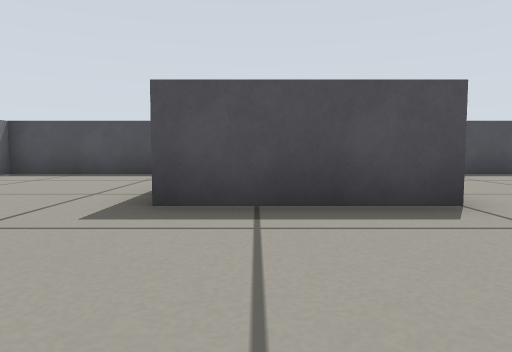
View 1 (above)

19 first-person views from a walk through a world built for the Gazebo simulator. The camera is 0.27 m above the floor, tilts 4° down and sees 70° across. The floor is counted in squares, 0.5 m on a side. Each view is taken from the middle of a square. On the plan, view 1 faces up. The plan holds only what a view shows up to about 9 squares ahead; the rest is blank.

View 2
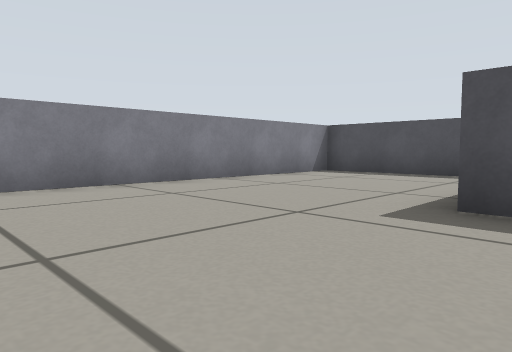

View 3
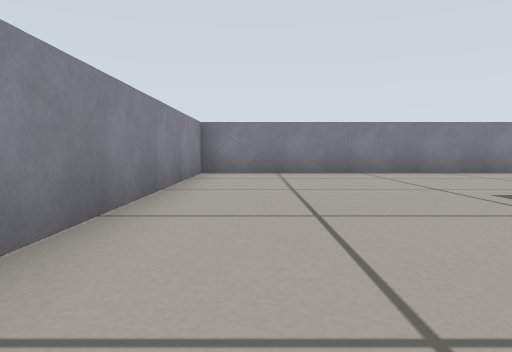

View 4
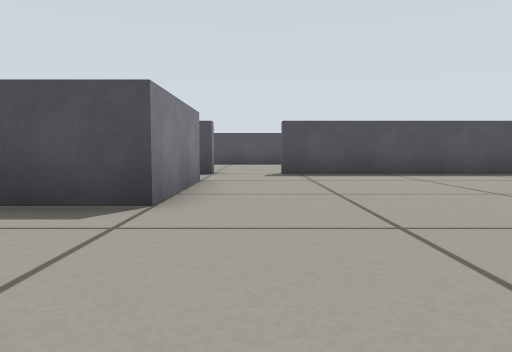

View 5
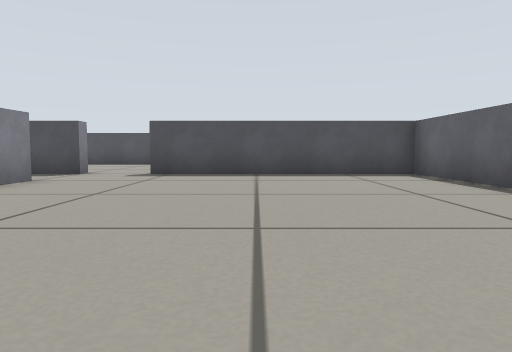

View 6
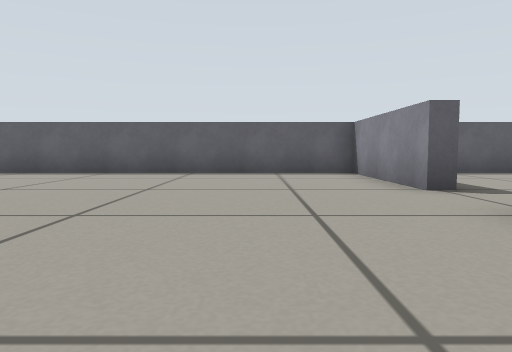

View 7
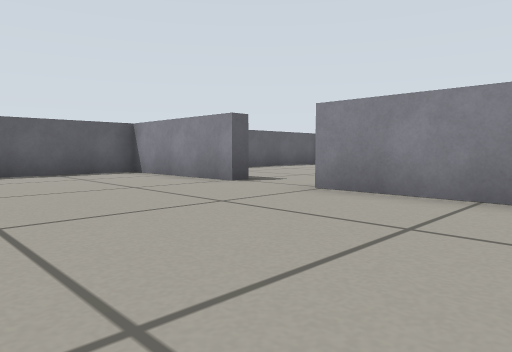

View 8
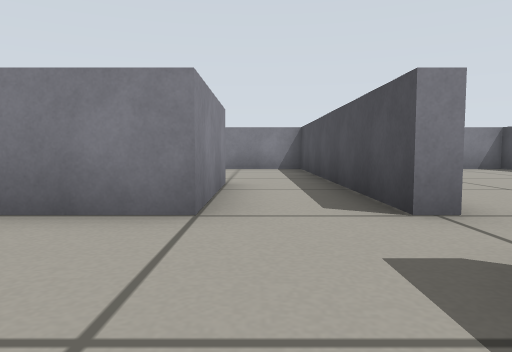

View 9
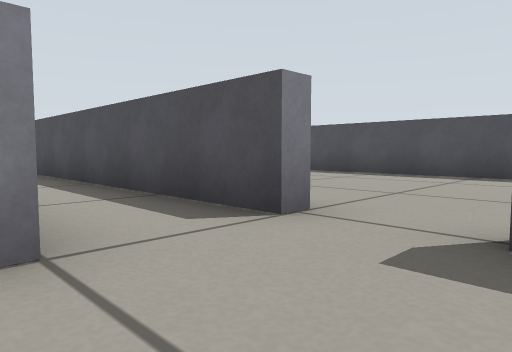

View 10
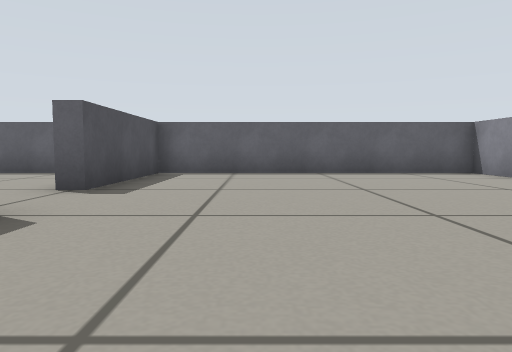

View 11
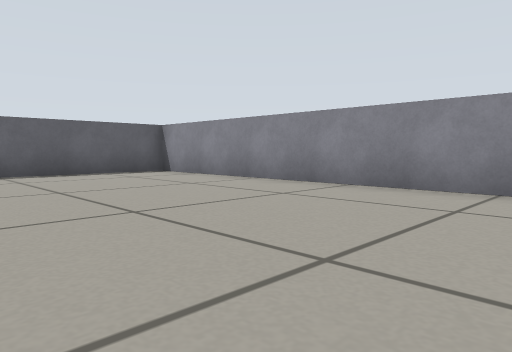

View 12
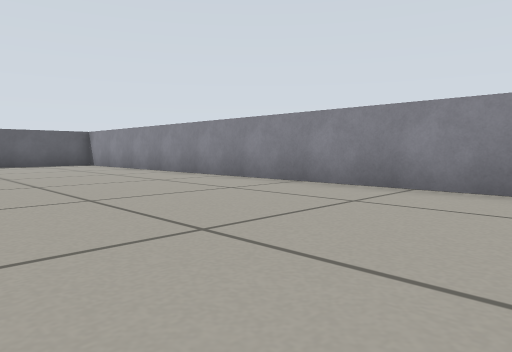

View 13
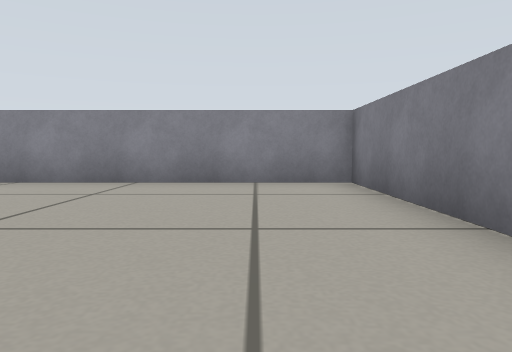

View 14
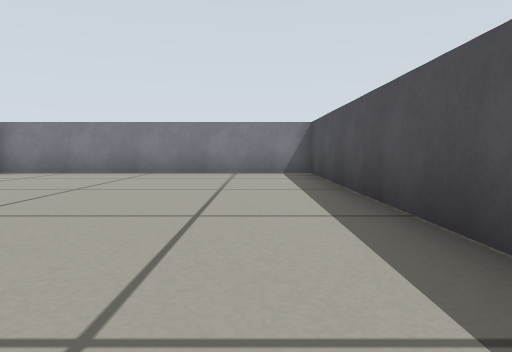

View 15
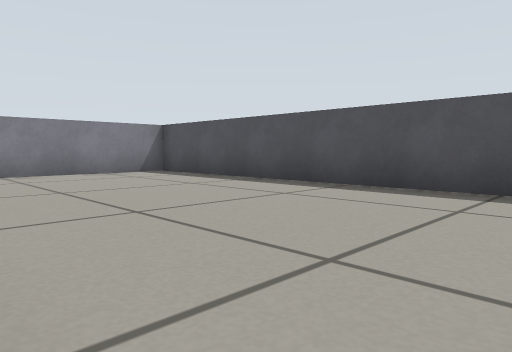

View 16
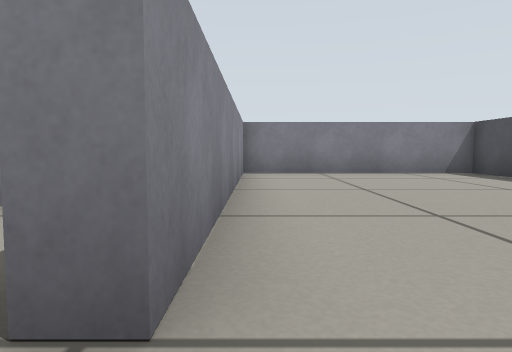

View 17
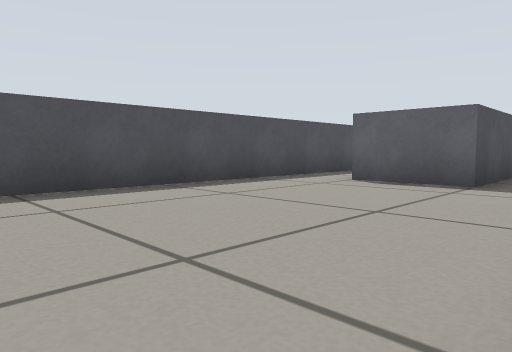

View 18
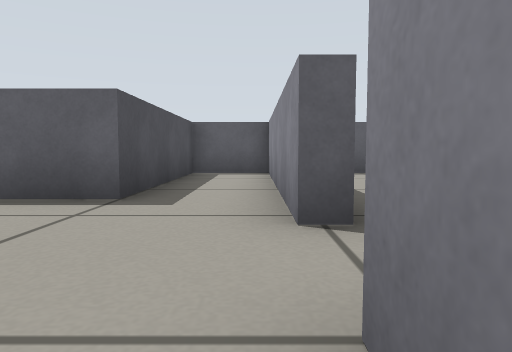

View 19
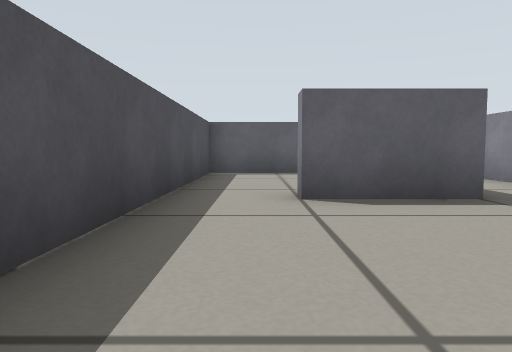

### Floor plan
Ten units are one square. View 1 is at (0, 0); x grows to the right and y downward. Boxes are objects, and circles mark ways between rooms. Rooms are numbered by the first view taken in them; rooms with no view inside come last. Other rooms are left out.
<svg viewBox="-61 -146 162 242">
<path fill="none" stroke="#000" d="M20 -83 -56 -83 -56 13 41 13M59 17 59 13 96 13 96 -83 36 -83M12 17 -56 17 -56 91 96 91 96 17 59 17M36 -83 36 -87 96 -87 96 -105 50 -105 50 -125M56 -141 -56 -141 -56 -87 20 -87 20 -83M96 -120 96 -141 56 -141"/>
<rect x="-15" y="-65" width="40" height="30" fill="#bbb"><title>grey box</title></rect>
<circle cx="50" cy="20" r="3" fill="#2a7"/>
<circle cx="30" cy="-80" r="3" fill="#2a7"/>
<circle cx="50" cy="-130" r="3" fill="#2a7"/>
<text x="20" y="-30">1</text>
<text x="20" y="50">2</text>
<text x="10" y="-110">3</text>
<text x="70" y="-130">4</text>
</svg>
Room 1 opens to room 2. Room 1 opens to room 3. Room 3 opens to room 4.

Where each view was taken, in squares from view 1:
view 1: 0 up, 0 right, facing up
view 2: 0 up, 0 right, facing up-left
view 3: 0 up, 3 right, facing left
view 4: 0 up, 3 right, facing up
view 5: 0 up, 6 right, facing up
view 6: 1 up, 1 right, facing right
view 7: 3 up, 1 right, facing down-right
view 8: 7 up, 5 right, facing left
view 9: 6 up, 4 right, facing up-left
view 10: 4 down, 1 right, facing right
view 11: 4 down, 1 right, facing down-right
view 12: 4 down, 4 left, facing down-right
view 13: 3 down, 4 left, facing down
view 14: 3 down, 3 right, facing left
view 15: 9 up, 3 right, facing up-left
view 16: 9 up, 3 right, facing left
view 17: 9 up, 1 left, facing up-right
view 18: 9 up, 1 right, facing right
view 19: 13 up, 1 right, facing right
